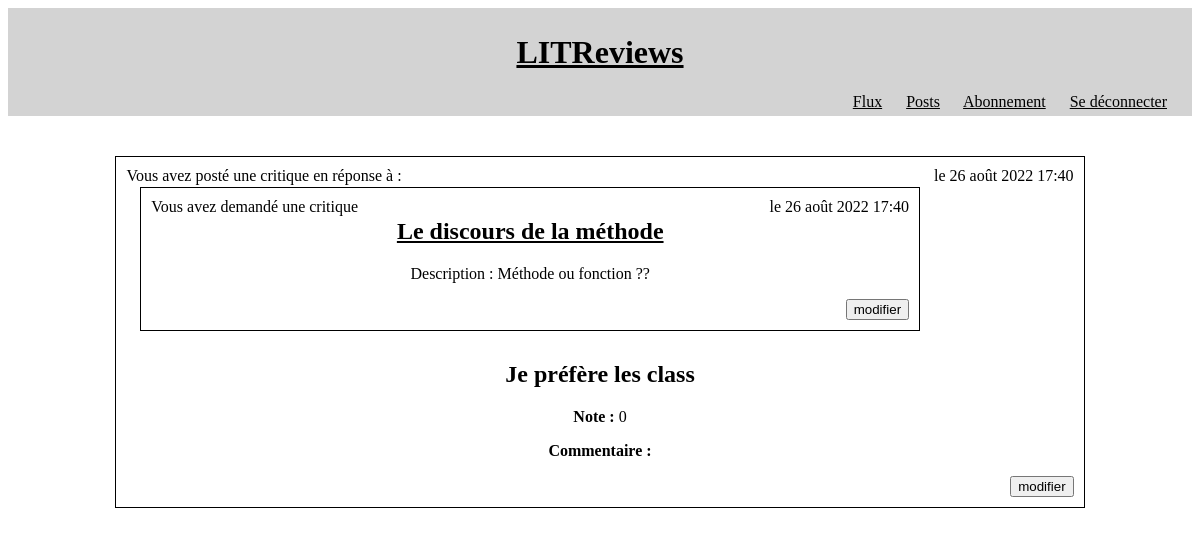
Before: /reviews/2/ (signed in) with the older database file.
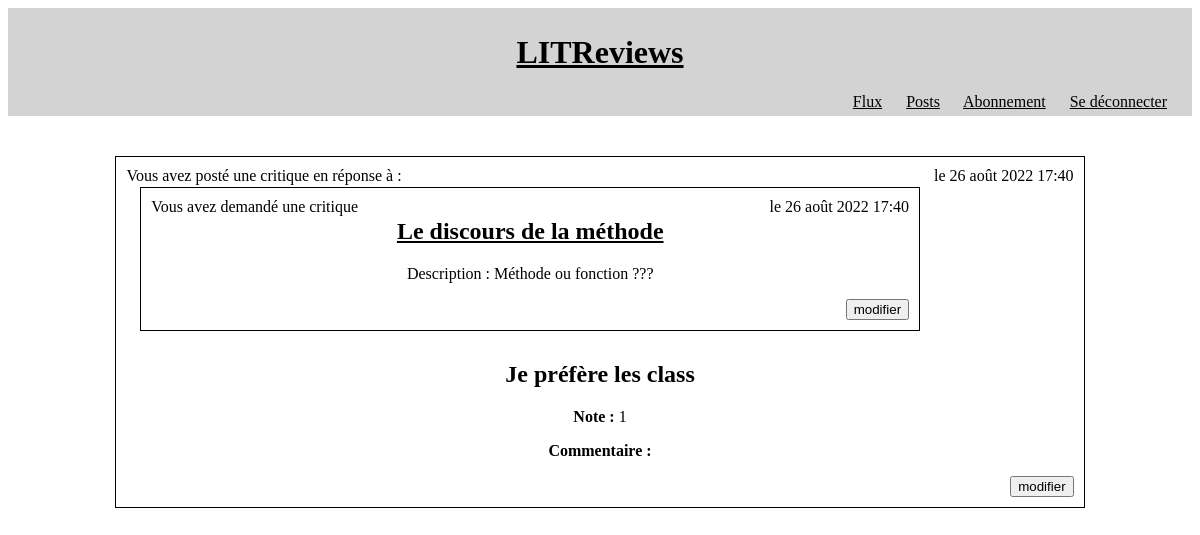
After: the same page with the newer database file.
### reviews/models.py (models this page shows, shortened)
class Ticket(models.Model):
    title = models.CharField(verbose_name="Titre", max_length=128)
    description = models.CharField(max_length=2048)
    user = models.ForeignKey(to=settings.AUTH_USER_MODEL,
                             on_delete=models.CASCADE)
    image = models.ImageField(null=True,
                              blank=True)
    time_created = models.DateTimeField(auto_now_add=True)
    objects = models.Manager()

class Review(models.Model):
    rating_choices = [(0, 0), (1, 1), (2, 2), (3, 3), (4, 4), (5, 5)]
    ticket = models.ForeignKey(to=Ticket,
                               on_delete=models.CASCADE)
    headline = models.CharField(max_length=128,
                                verbose_name="Titre")
    rating = models.PositiveSmallIntegerField(
        verbose_name="Note",
        choices=rating_choices,
        default=rating_choices[3])
    body = models.CharField(max_length=8192,
                            blank=True,
                            verbose_name="Commentaire")
    user = models.ForeignKey(to=settings.AUTH_USER_MODEL,
                             on_delete=models.CASCADE)
    objects = models.Manager()
    time_created = models.DateTimeField(auto_now_add=True)

### reviews/views.py (the view)
class ReviewDetail(LoginRequiredMixin, DetailView):
    model = Review
    template_name = 'reviews/review_detail.html'
    pk_url_kwarg = 'review_id'

### reviews/templates/reviews/review_detail.html
{% extends 'base.html' %}
  {% block content %}
    {% include 'reviews/partials/review-block.html' %}
  {% endblock content %}

### reviews/templates/reviews/partials/review-block.html
<div class="block large">
  <div class="legend">
    {% if review.user == user %}
    Vous avez
    {% else %}
    <a href="{% url 'posts' review.user.id %}">{{ review.user.username }}</a> a
    {% endif %}
    posté une critique en réponse à :
</div>
{% include 'reviews/partials/ticket-block.html' with ticket=review.ticket condensed=True %}
<p class="floating">le {{ review.time_created }}</p>
        <h2>{{ review.headline }}</h2>
        <p><strong>Note : </strong>{{ review.rating }}</p>
        <p><strong>Commentaire : </strong>{{ review.body }}</p>
    {% if review.user == user %}
        {% url 'modify_review' review.ticket.id review.id as link %}
        {% include 'reviews/partials/button_snippet.html' with link=link class='floating' text='modifier' %}
    {% endif %}
    </div>

### reviews/templates/reviews/partials/ticket-block.html (shortened to what this page needs)
<div class="block large">
    <div class="legend">
        {% if ticket.user == user %}
        Vous avez
        {% else %}
        <a href="{% url 'posts' ticket.user.id %}">{{ ticket.user.username }}</a> a
        {% endif %}
        demandé une critique
    </div>
    <p class="floating">le {{ ticket.time_created }}</p>
    <h2><a href="{% url 'ticket-detail' ticket.id %}">{{ ticket.title }}</a></h2>
    <p>Description : {{ ticket.description }}</p>
    {% if ticket.user == user %}
        {% url 'modify_ticket' ticket.id as link %}
        {% include 'reviews/partials/button_snippet.html' with link=link class='floating' text='modifier' %}
    {% endif %}
</div>

Changed rows visible on the page:
changed Ticket "Le discours de la méthode": description "Méthode ou fonction ??" → "Méthode ou fonction ???"
changed Review "Je préfère les class": rating "0" → "1"
